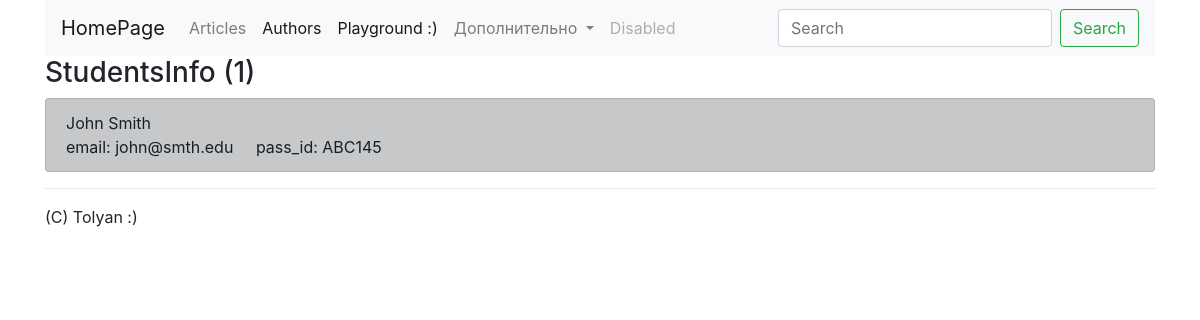
The app's page /playground/studentsinfo/, older data.
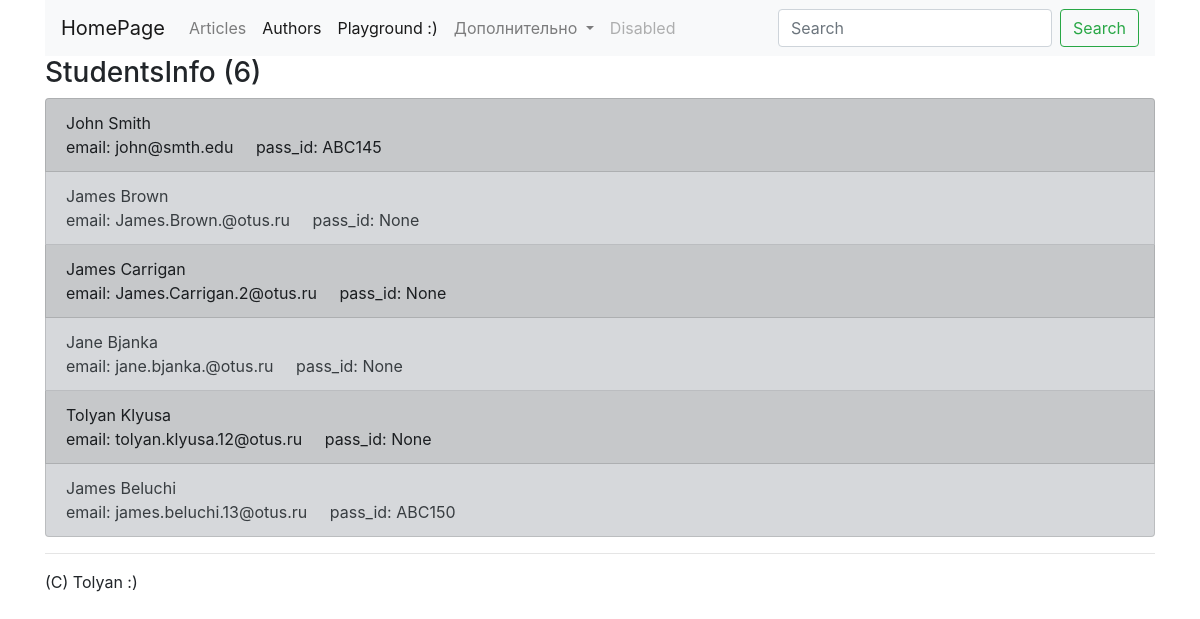
The same page, newer data.
### playground/models.py (models this page shows, shortened)
class StudentInfo(models.Model):
    objects = None
    class Meta:
        verbose_name = 'StudentInfo'
        verbose_name_plural = 'StudentsInfo'
    pass_id = models.CharField(max_length=10, unique=True, null=True)
    email = models.EmailField(unique=True)
    student = models.OneToOneField(
        Student,
        on_delete=models.CASCADE,
        primary_key=True,
        related_name='info'
    )

class Student(models.Model):
    class Meta:
        verbose_name = 'Student'
        verbose_name_plural = 'Students'
    first_name = models.CharField(max_length=50)
    last_name = models.CharField(max_length=50)

### playground/views.py (the view)
# urls.py: path('studentsinfo/', views.StudentsInfoView.as_view(), name='studentsinfo'),
class StudentsInfoView(ListView):
    template_name = 'playground/studentsinfo.html'
    model = StudentInfo
    context_object_name = 'studentsinfo'

### playground/templates/playground/studentsinfo.html (shortened to what this page needs)
{% extends 'homepage/base.html' %}
{% block body %}
<h3>StudentsInfo ({{ studentsinfo|length }})</h3>
<ul class="list-group">
    {% for studentinfo in studentsinfo %}
    <li class="list-group-item list-group-item-{% cycle 'dark' 'secondary' %}">
        <div> {{ studentinfo.student.first_name }} {{ studentinfo.student.last_name }} </div>
        <div> email: {{ studentinfo.email|default:'None' }} &nbsp;&nbsp;&nbsp; pass_id: {{ studentinfo.pass_id|default:'None' }} </div>
    </li>
    {% endfor %}
</ul>
{% endblock %}

Row changes from the older to the newer data that the page shows:
added StudentInfo: student.first_name "James", student.last_name "Brown", email "James.Brown.@otus.ru", pass_id "None"
added StudentInfo: student.first_name "James", student.last_name "Carrigan", email "James.Carrigan.2@otus.ru", pass_id "None"
added StudentInfo: student.first_name "Jane", student.last_name "Bjanka", email "jane.bjanka.@otus.ru", pass_id "None"
added StudentInfo: student.first_name "Tolyan", student.last_name "Klyusa", email "tolyan.klyusa.12@otus.ru", pass_id "None"
added StudentInfo: student.first_name "James", student.last_name "Beluchi", email "james.beluchi.13@otus.ru", pass_id "ABC150"
Text that changed along with them:
{{ studentsinfo|length }}: "1" → "6"
